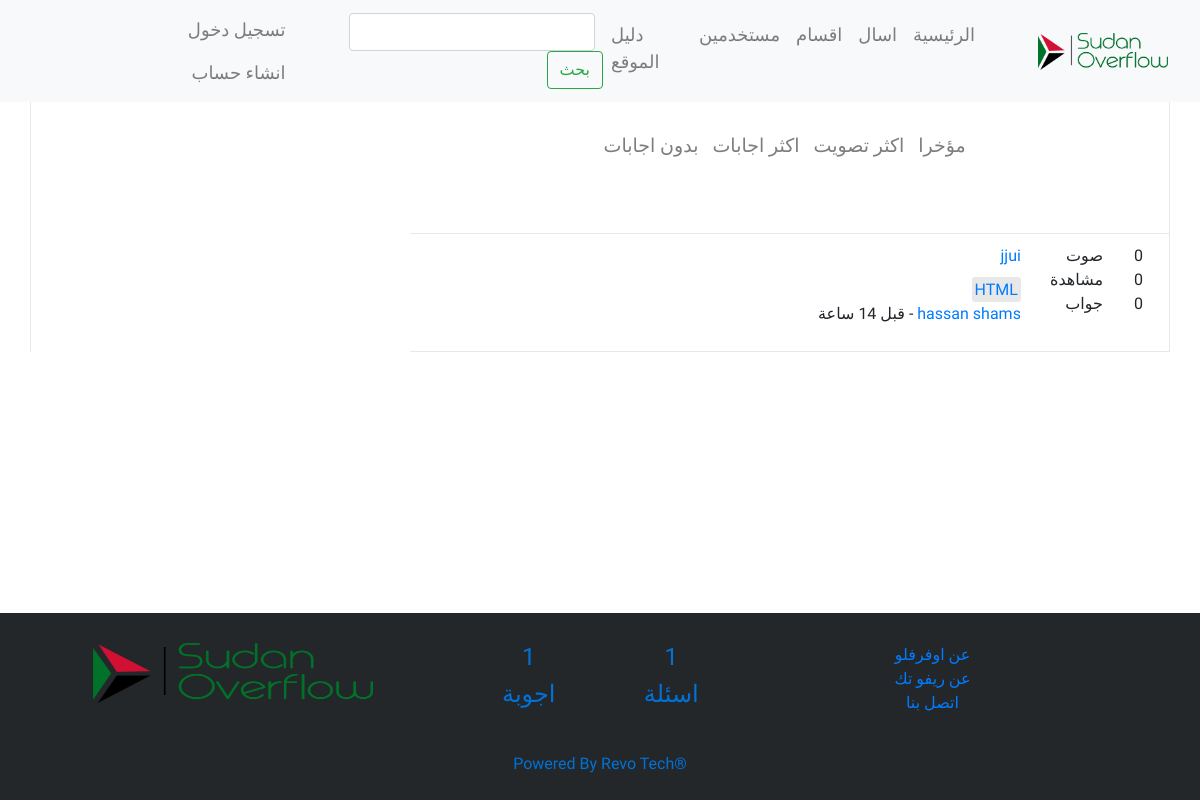
Screenshot of /main/home with the database file from the repository.
### tables this page shows
CREATE TABLE `questions` (
  `id` int(100) NOT NULL,
  `title` varchar(200) NOT NULL,
  `body` longtext NOT NULL,
  `tags` varchar(100) NOT NULL,
  `asker` varchar(100) NOT NULL,
  `asker_id` int(11) NOT NULL,
  `votes` int(11) NOT NULL,
  `edited_at` varchar(50) NOT NULL,
  `views` int(11) NOT NULL,
  `answers` int(11) NOT NULL,
  `at` timestamp NOT NULL DEFAULT current_timestamp(),
  `asker_username` varchar(100) NOT NULL
);

### application/controllers/Main.php (called while the page is built, shortened)
<?php
class Main extends CI_Controller {
    public function home($filter='recent'){
        $this->load->model('question_model');
        $nots = $this->question_model->get_notifications();
        $all_stats = $this->question_model->all_stats();
        $recent_questions = $this->question_model->get_recent_questions();
        $most_votes_questions = $this->question_model->get_most_votes_questions();
        $most_answers_questions = $this->question_model->get_most_answers_questions();
        $not_answered_questions = $this->question_model->get_not_answered_questions();
        if($filter=='recent'){
            $this->load->view('header',array('nots'=>$nots));
            $this->load->view('home',array('questions'=>$recent_questions));
            $this->load->view('footer',array('all_stats'=>$all_stats));
        }else if($filter == 'most-votes'){
            $this->load->view('header',array('nots'=>$nots));
            $this->load->view('home',array('questions'=>$most_votes_questions));
            $this->load->view('footer',array('all_stats'=>$all_stats));
        }else if($filter == 'most-answers'){
            $this->load->view('header',array('nots'=>$nots));
            $this->load->view('home',array('questions'=>$most_answers_questions));
            $this->load->view('footer',array('all_stats'=>$all_stats));
        }else if($filter == 'not-answered'){
            $this->load->view('header',array('nots'=>$nots));
            $this->load->view('home',array('questions'=>$not_answered_questions));
            $this->load->view('footer',array('all_stats'=>$all_stats));
        }
    }
}

### index.php (called while the page is built, shortened)
<?php
require_once BASEPATH.'core/CodeIgniter.php';

### application/models/Question_model.php (called while the page is built, shortened)
<?php
class Question_model extends CI_Model{
    public function get_recent_questions(){
        $sql=('SELECT * FROM questions');
        return $this->db->query($sql)->result();
    }
}
?>

### application/views/home.php (the view, shortened to what this page needs)
<div class="container">
    <div class="row">
        <div class="col-md-8" style="border-bottom:1px solid #e8e8e8;">
            <div id="home_nav" class="text-center" >
                <a class="top_nav_link" id="recent" href="<?php echo base_url('main/home/recent');?>">مؤخرا</a>
                <a class="top_nav_link" id="most_votes" href="<?php echo base_url('main/home/most-votes');?>">اكثر تصويت</a>
                <a class="top_nav_link" id="most_answers" href="<?php echo base_url('main/home/most-answers');?>">اكثر اجابات</a>
                <a class="top_nav_link" id="no_answers" href="<?php echo base_url('main/home/not-answered');?>">بدون اجابات</a>
            </div>
            <br>
            <br>
            <br>
            <?php foreach($questions as $question):?>
            <div class="row question">
                <div class="col-md-2 col-xs-2">
                    <div class="row">
                        <div class="col-md-4 col-xs-4 text-center"><?php echo $question->votes;?></div>
                        <div class="col-md-8 col-xs-8 text-right">صوت</div>
                    </div>
                    <div class="row">
                        <div class="col-md-4 col-xs-4 text-center"><?php echo $question->views;?></div>
                        <div class="col-md-8 col-xs-8 text-right">مشاهدة</div>
                    </div>
                    <div class="row">
                        <div class="col-md-4 col-xs-4 text-center"><?php echo $question->answers;?></div>
                        <div class="col-md-8 col-xs-8 text-right">جواب</div>
                    </div>
                </div>
                <div class="col-md-10 col-xs-10 text-right">
                    <div style="margin-bottom: 10px;">
                        <a id="q_title_style" href='<?php echo base_url('main/question/') ?><?php echo $question->id*62488426;?>'><?php echo $question->title;?></a>
                    </div>
                    <div>
                    <?php $tags=explode(',',$question->tags);
                    $url=base_url('main/tag/');
                    foreach($tags as $tag){
                        echo "<a class='tag' href='$url$tag'> $tag</a>"." ";
                    }?>
                    </div>
                    <div style="display:inline-block"><a href="<?php echo base_url('main/user/') ?><?php echo $question->asker_id*62488426;?>"><?php echo $question->asker_username;?></a></div>
                    <div style="display:inline-block"><span>- <?php echo "قبل ".posted_since($question->at);?></span></div>
                </div>
            </div>
            <?php endforeach;?>
        </div>
    </div>
</div>
<br>
<br>
<br>
<br>
<br>

### style/style.css (style rules this page uses)
.container { border-left: 1px solid #e8e8e8;border-right: 1px solid #e8e8e8;padding-top: 30px; }
.tag { background-color: #e8e8e8;padding: 3px;border-radius: 3px; }
.top_nav_link { font-size: 19px; margin-right: 10px;color: #7f7c7d; }
.question { margin-bottom: 15px; padding: 10px; border-top: 1px solid #e8e8e8; }

### rows the page displays
questions: votes "0", views "0", answers "0", title "jjui", tags "HTML", asker_username "hassan shams", at "14 ساعة"

### other values shown
$all_stats[0][0]->questions "1"
$all_stats[1][0]->answers "1"
